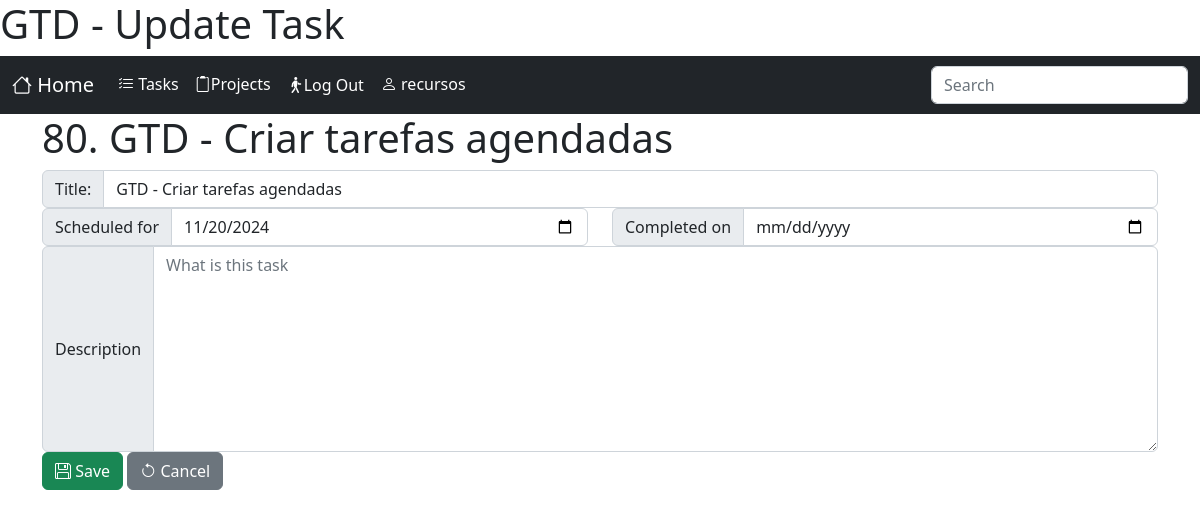
The page /tasks/task/80/update/?next=/tasks/display_tasks/ (signed in) on the database its author committed.
### tasks/models.py (models this page shows, shortened)
class Task(models.Model):
    TYPE_CHOICES = {
        'ST': 'Stuff',
        'TK': 'Task',
        'PJ': 'Project',
        'RF': 'Reference',
    }
    user = models.ForeignKey(settings.AUTH_USER_MODEL, verbose_name='User', on_delete=models.CASCADE)
    type = models.CharField('Type', max_length=2, choices=TYPE_CHOICES, default='TK')
    title = models.CharField("Title", max_length=160)
    description = models.TextField("description", blank=True, null=True)
    dt_scheduled = models.DateTimeField("Scheduled for", blank=True, null=True, default=defautlSchedule)
    dt_completed = models.DateTimeField("Completed on", blank=True, null=True)
    dt_canceled  = models.DateTimeField("Completed on", blank=True, null=True)
    created = models.DateTimeField('Created', auto_now_add=True, null=True)
    modified = models.DateTimeField('Modified', auto_now=True, null=True)
    class Meta:
        verbose_name = 'Task'
        verbose_name_plural = 'Tasks'
        ordering = ['user', 'dt_completed','dt_scheduled']

### tasks/views.py (the view, shortened to what this page needs)
# urls.py: path('task/<int:pk>/update/', TaskUpdateView.as_view(), name='update_task'),
class TaskUpdateView(LoginRequiredMixin, UpdateView):
    template_name = 'tasks/update_task.html'
    model = Task
    fields = ['title', 'description', 'dt_scheduled', 'dt_completed']
    def get_object(self, queryset=None):
        obj = super().get_object(queryset)
        if obj.user != self.request.user:
            raise PermissionDenied("You has no permission to edit this Task.")
        return obj

### tasks/templates/tasks/update_task.html (shortened to what this page needs)
{% extends 'core.html' %}
{% load static %}
{% block content %}
<h1>{{object.pk}}. {{object.title}}</h1>
<form class="" method="post" action="{% url 'tasks:update_task' object.pk %}">
    <fieldset>
      <div class="row form-group{% if form.title.errors %} has-error {% endif %}">
        <div class="input-group">
            <label for="id_title" class="input-group-text">Title:</label><input type="text" class="form-control" name="title" id="id_title" placeholder="Insert a task and press <ENTER>" value="{{object.title}}">
        </div>
      </div>
      <div class="row">
          <div class="col-6 form-group{% if form.dt_scheduled.errors %} has-error {% endif %}">
            <div class="input-group">
                <label for="id_dt_scheduled" class="input-group-text">Scheduled for</label><input type="date" class="form-control" name="dt_scheduled" id="id_dt_scheduled" value="{{object.dt_scheduled|date:'Y-m-d'|default:''}}" placeholder="Date">
            </div>
          </div>
          <div class="col-6 form-group{% if form.dt_completed.errors %} has-error {% endif %}">
            <div class="input-group">
                <label for="id_dt_completed" class="input-group-text">Completed on</label><input type="date" class="form-control" name="dt_completed" id="id_dt_completed" value="{{object.dt_completed|date:'Y-m-d'|default:''}}" placeholder="Date">
            </div>
          </div>
      </div>
      <div class="row form-group{% if form.description.errors %} has-error {% endif %}">
        <div class="col input-group">
            <label class="input-group-text" for="id_description">Description</label>
            <textarea class="form-control" placeholder="What is this task" id="id_description" name="description" rows="8">{{object.description|default:''}}</textarea>
        </div>
      </div>
      <div class="row">
          <div class="col">
              <button class="btn btn-success" type="submit"><i class="bi bi-floppy"></i> Save</button>
              <button class="btn btn-secondary" type="reset"><i class="bi bi-arrow-counterclockwise"></i> Cancel</button>
          </div>
      </div>
    </fieldset>
</form>
{%endblock%}

### core/templates/core.html (shortened to what this page needs)
<!DOCTYPE html>
<html lang="en">
<head>
    <link href="https://cdn.jsdelivr.net/npm/bootstrap@5.2.3/dist/css/bootstrap.min.css" rel="stylesheet">
    <link rel="stylesheet" href="https://cdn.jsdelivr.net/npm/bootstrap-icons@1.11.3/font/bootstrap-icons.min.css">
</head>
<body>
  <header>
      <h1>
      </h1>
  </header>
  <nav class="navbar navbar-expand-sm navbar-dark bg-dark">
    <div class="container-fluid">
        <a class="navbar-brand" href="{% url 'index' %}"><i class="bi bi-house"></i> Home</a>
        <div class="collapse navbar-collapse" id="navbarSupportedContent">
            <ul class="navbar-nav me-auto mb-2 mb-lg-0">
                {% block nav %}
                    <li class="nav-item">
                      <a class="nav-link active" aria-current="page" href="{% url 'tasks:index' %}"><i class="bi bi-list-check"></i> Tasks</a>
                    </li>
                    <li class="nav-item">
                        <a class="nav-link active" aria-current="page" href="{% url 'tasks:index' %}"><i class="bi bi-clipboard2"></i>Projects</a>
                    </li>
                {% endblock %}
                {% if user.is_authenticated %}
                    <li class="nav-item">
                        <form action="{% url 'logout' %}" method="post">{% csrf_token %}<button type="submit" class="nav-link active btn btn-link" aria-current="page"><i class="bi bi-person-walking"></i>Log Out</button></form>
                    </li>
                    <li class="nav-item">
                      <a class="nav-link active" aria-current="page" href="#"><i class="bi bi-person"></i> {{ user.username }}</a>
                    </li>
                {% endif %}
            </ul>
            <form role="search">
                <input class="form-control" type="search" placeholder="Search" aria-label="Search">
            </form>
        </div>
    </div>
  </nav>
  <main class="container">
    {% block content %}{% endblock %}
  </main>
</body>
</html>

### rows shown on the page
Task: pk "80", title "GTD - Criar tarefas agendadas", dt_scheduled "11/20/2024"

### other values the page prints
{{ user.username }} "recursos"
